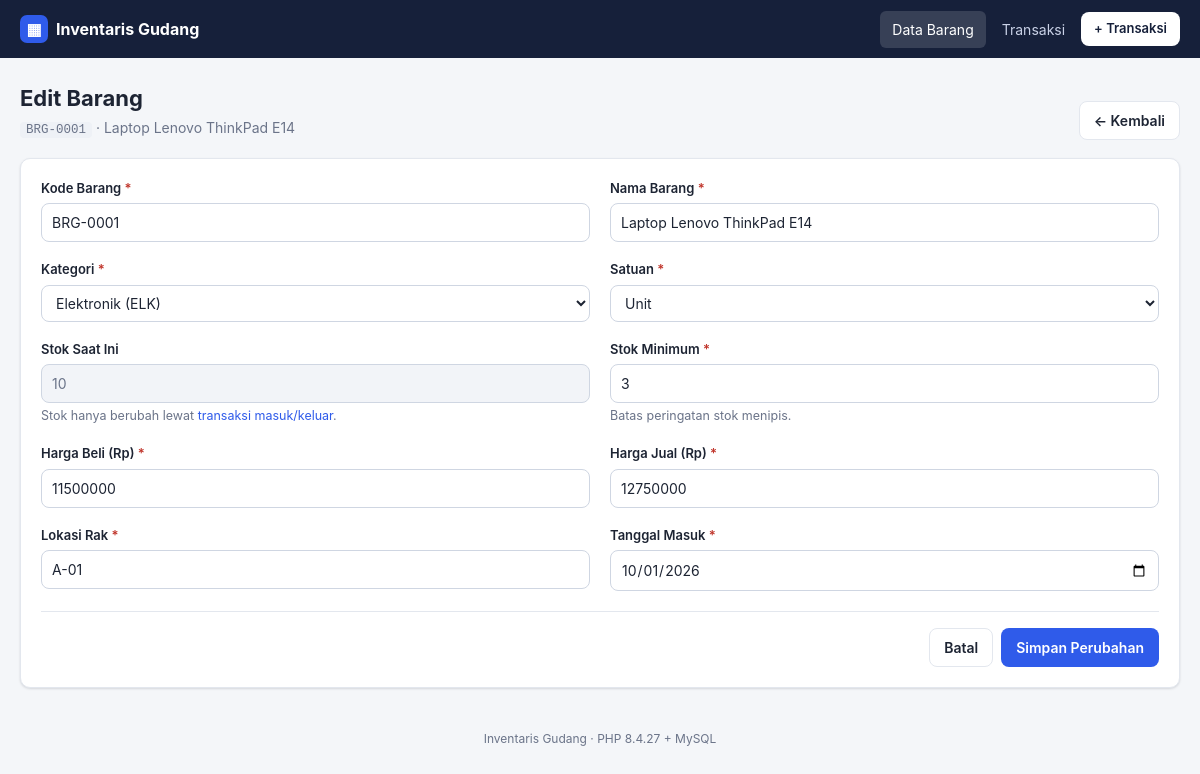
The page /edit.php?id=1 on the database its author committed.
### tables this page shows
CREATE TABLE barang (
  id_barang      INT UNSIGNED   NOT NULL AUTO_INCREMENT,
  kode_barang    VARCHAR(20)    NOT NULL,
  nama_barang    VARCHAR(100)   NOT NULL,
  id_kategori    INT UNSIGNED   NOT NULL,
  id_satuan      INT UNSIGNED   NOT NULL,
  stok           INT UNSIGNED   NOT NULL DEFAULT 0,
  stok_minimum   INT UNSIGNED   NOT NULL DEFAULT 0,
  harga_beli     DECIMAL(15,2)  NOT NULL DEFAULT 0.00,
  harga_jual     DECIMAL(15,2)  NOT NULL DEFAULT 0.00,
  lokasi_rak     VARCHAR(20)    NOT NULL,
  tanggal_masuk  DATE           NOT NULL COMMENT 'tanggal barang pertama kali didaftarkan',
  created_at     TIMESTAMP      NOT NULL DEFAULT CURRENT_TIMESTAMP,
  updated_at     TIMESTAMP      NOT NULL DEFAULT CURRENT_TIMESTAMP ON UPDATE CURRENT_TIMESTAMP,
  PRIMARY KEY (id_barang),
  UNIQUE KEY uk_barang_kode (kode_barang),
  UNIQUE KEY uk_barang_nama (nama_barang),
  KEY idx_barang_kategori (id_kategori),
  KEY idx_barang_satuan (id_satuan),
  CONSTRAINT fk_barang_kategori FOREIGN KEY (id_kategori)
    REFERENCES kategori (id_kategori) ON UPDATE CASCADE ON DELETE RESTRICT,
  CONSTRAINT fk_barang_satuan FOREIGN KEY (id_satuan)
    REFERENCES satuan (id_satuan) ON UPDATE CASCADE ON DELETE RESTRICT
);

CREATE TABLE kategori (
  id_kategori    INT UNSIGNED  NOT NULL AUTO_INCREMENT,
  kode_kategori  VARCHAR(10)   NOT NULL,
  nama_kategori  VARCHAR(50)   NOT NULL,
  keterangan     VARCHAR(255)  NULL,
  created_at     TIMESTAMP     NOT NULL DEFAULT CURRENT_TIMESTAMP,
  PRIMARY KEY (id_kategori),
  UNIQUE KEY uk_kategori_kode (kode_kategori),
  UNIQUE KEY uk_kategori_nama (nama_kategori)
);

CREATE TABLE satuan (
  id_satuan    INT UNSIGNED NOT NULL AUTO_INCREMENT,
  kode_satuan  VARCHAR(10)  NOT NULL,
  nama_satuan  VARCHAR(30)  NOT NULL,
  PRIMARY KEY (id_satuan),
  UNIQUE KEY uk_satuan_kode (kode_satuan),
  UNIQUE KEY uk_satuan_nama (nama_satuan)
);

### src/inc/functions.php (called while the page is built, shortened)
<?php
require_once __DIR__ . '/../koneksi.php';
function e($s)
{
    return htmlspecialchars((string) $s, ENT_QUOTES, 'UTF-8');
}
function get($key, $default = '')
{
    return (isset($_GET[$key]) && is_string($_GET[$key])) ? trim($_GET[$key]) : $default;
}
function err_class($errors, $field)
{
    return isset($errors[$field]) ? ' is-invalid' : '';
}
function angka($n)
{
    return number_format((float) $n, 0, ',', '.');
}
function num_input($n)
{
    $n = (string) $n;
    return preg_match('/^(\d+)\.0+$/', $n, $m) ? $m[1] : $n;
}
function get_kategori()
{
    return fetch_all('SELECT id_kategori, kode_kategori, nama_kategori FROM kategori ORDER BY nama_kategori');
}
function get_satuan()
{
    return fetch_all('SELECT id_satuan, kode_satuan, nama_satuan FROM satuan ORDER BY nama_satuan');
}

### src/koneksi.php (called while the page is built, shortened)
<?php
$db_host = getenv('DB_HOST') ?: 'localhost';
$db_user = getenv('DB_USER') ?: 'root';
$db_pass = getenv('DB_PASS') ?: '';
$koneksi = @mysql_connect($db_host, $db_user, $db_pass);
function db_query($sql)
{
    global $koneksi;
    $hasil = mysql_query($sql, $koneksi);
    return $hasil;
}
function fetch_all($sql)
{
    $hasil = db_query($sql);
    $rows = array();
    while ($row = mysql_fetch_array($hasil, MYSQL_ASSOC)) {
        $rows[] = $row;
    }
    return $rows;
}
function fetch_one($sql)
{
    $hasil = db_query($sql);
    $row = mysql_fetch_array($hasil, MYSQL_ASSOC);
    return $row ? $row : null;
}

### src/inc/form_barang.php (the view, shortened to what this page needs)
<?php
$is_edit = ($mode === 'edit');
?>
<form method="post" class="card form" novalidate>
    <div class="form-grid">
        <div class="form-group">
            <label for="kode_barang">Kode Barang <span class="req">*</span></label>
            <input type="text" id="kode_barang" name="kode_barang" maxlength="20" required
                   class="upper<?= err_class($errors, 'kode_barang') ?>" value="<?= e($data['kode_barang']) ?>" placeholder="BRG-0011">
        </div>
        <div class="form-group">
            <label for="nama_barang">Nama Barang <span class="req">*</span></label>
            <input type="text" id="nama_barang" name="nama_barang" maxlength="100" required
                   class="<?= err_class($errors, 'nama_barang') ?>" value="<?= e($data['nama_barang']) ?>" placeholder="Nama & spesifikasi barang">
        </div>
        <div class="form-group">
            <label for="id_kategori">Kategori <span class="req">*</span></label>
            <select id="id_kategori" name="id_kategori" required class="<?= err_class($errors, 'id_kategori') ?>">
                <?php foreach ($kategori as $k): ?>
                    <option value="<?= (int) $k['id_kategori'] ?>" <?= (string) $data['id_kategori'] === (string) $k['id_kategori'] ? 'selected' : '' ?>>
                        <?= e($k['nama_kategori']) ?> (<?= e($k['kode_kategori']) ?>)
                    </option>
                <?php endforeach; ?>
            </select>
        </div>
        <div class="form-group">
            <label for="id_satuan">Satuan <span class="req">*</span></label>
            <select id="id_satuan" name="id_satuan" required class="<?= err_class($errors, 'id_satuan') ?>">
                <?php foreach ($satuan as $s): ?>
                    <option value="<?= (int) $s['id_satuan'] ?>" <?= (string) $data['id_satuan'] === (string) $s['id_satuan'] ? 'selected' : '' ?>>
                        <?= e($s['nama_satuan']) ?>
                    </option>
                <?php endforeach; ?>
            </select>
        </div>
        <?php if ($is_edit): ?>
            <div class="form-group">
                <label>Stok Saat Ini</label>
                <input type="text" value="<?= angka($barang['stok']) ?>" disabled>
                <div class="hint">Stok hanya berubah lewat <a href="transaksi_tambah.php?id_barang=<?= (int) $barang['id_barang'] ?>">transaksi masuk/keluar</a>.</div>
            </div>
        <?php endif; ?>
        <div class="form-group">
            <label for="stok_minimum">Stok Minimum <span class="req">*</span></label>
            <input type="number" id="stok_minimum" name="stok_minimum" min="0" max="1000000" step="1" required
                   class="<?= err_class($errors, 'stok_minimum') ?>" value="<?= e($data['stok_minimum']) ?>">
            <div class="hint">Batas peringatan stok menipis.</div>
        </div>
        <div class="form-group">
            <label for="harga_beli">Harga Beli (Rp) <span class="req">*</span></label>
            <input type="number" id="harga_beli" name="harga_beli" min="0" step="0.01" required
                   class="<?= err_class($errors, 'harga_beli') ?>" value="<?= e($data['harga_beli']) ?>" placeholder="contoh: 45000">
        </div>
        <div class="form-group">
            <label for="harga_jual">Harga Jual (Rp) <span class="req">*</span></label>
            <input type="number" id="harga_jual" name="harga_jual" min="0" step="0.01" required
                   class="<?= err_class($errors, 'harga_jual') ?>" value="<?= e($data['harga_jual']) ?>" placeholder="contoh: 52000">
        </div>
        <div class="form-group">
            <label for="lokasi_rak">Lokasi Rak <span class="req">*</span></label>
            <input type="text" id="lokasi_rak" name="lokasi_rak" maxlength="20" required
                   class="upper<?= err_class($errors, 'lokasi_rak') ?>" value="<?= e($data['lokasi_rak']) ?>" placeholder="A-01">
        </div>
        <div class="form-group">
            <label for="tanggal_masuk">Tanggal Masuk <span class="req">*</span></label>
            <input type="date" id="tanggal_masuk" name="tanggal_masuk" max="<?= date('Y-m-d') ?>" required
                   class="<?= err_class($errors, 'tanggal_masuk') ?>" value="<?= e($data['tanggal_masuk']) ?>">
        </div>
    </div>
    <div class="form-footer">
        <a href="index.php" class="btn btn-ghost">Batal</a>
        <button type="submit" class="btn btn-primary"><?= $is_edit ? 'Simpan Perubahan' : 'Simpan Barang' ?></button>
    </div>
</form>

### src/edit.php (shortened to what this page needs)
<?php
require __DIR__ . '/inc/functions.php';
$mode = 'edit';
$id = get('id');
$id = (int) $id;
$barang = fetch_one("SELECT * FROM barang WHERE id_barang = $id");
$kategori = get_kategori();
$satuan   = get_satuan();
$errors   = array();
$data = array(
    'kode_barang'   => $barang['kode_barang'],
    'nama_barang'   => $barang['nama_barang'],
    'id_kategori'   => $barang['id_kategori'],
    'id_satuan'     => $barang['id_satuan'],
    'stok_minimum'  => $barang['stok_minimum'],
    'harga_beli'    => num_input($barang['harga_beli']),
    'harga_jual'    => num_input($barang['harga_jual']),
    'lokasi_rak'    => $barang['lokasi_rak'],
    'tanggal_masuk' => $barang['tanggal_masuk'],
);
include __DIR__ . '/inc/header.php';
?>
<div class="page-head">
    <div>
        <h1>Edit Barang</h1>
        <p class="muted"><code><?= e($barang['kode_barang']) ?></code> &middot; <?= e($barang['nama_barang']) ?></p>
    </div>
    <a href="index.php" class="btn btn-ghost">&larr; Kembali</a>
</div>
<?php include __DIR__ . '/inc/form_barang.php'; ?>
<?php include __DIR__ . '/inc/footer.php'; ?>

### src/assets/style.css (style rules this page uses)
:root { --bg: #f4f6f9; --surface: #ffffff; --border: #e3e7ee; --text: #1d2433; --muted: #6b7489; --primary: #2f5bea; --primary-dark: #2148c4; --success: #12805c; --success-bg: #e7f6ef; --warning: #a15c00; --warning-bg: #fff4e0; --danger: #c0352b; --danger-bg: #fdecea; --radius: 10px; --shadow: 0 1px 2px rgba(16, 24, 40, .06), 0 1px 3px rgba(16, 24, 40, .08); }
* { box-sizing: border-box; }
html, body { margin: 0; }
body { font-family: -apple-system, BlinkMacSystemFont, "Segoe UI", Roboto, "Helvetica Neue", Arial, sans-serif; font-size: 14px; line-height: 1.5; color: var(--text); background: var(--bg); }
a { color: var(--primary); text-decoration: none; }
code { font-family: ui-monospace, SFMono-Regular, Menlo, Consolas, monospace; font-size: 12.5px; background: #eef1f6; padding: 1px 6px; border-radius: 4px; }
h1 { font-size: 22px; margin: 0 0 2px; }
.muted { color: var(--muted); }
.req { color: var(--danger); }
.page-head { display: flex; align-items: flex-end; justify-content: space-between; gap: 16px; margin-bottom: 18px; flex-wrap: wrap; }
.page-head p { margin: 0; }
.btn { display: inline-flex; align-items: center; justify-content: center; gap: 6px; border: 1px solid transparent; border-radius: 8px; padding: 8px 14px; font: inherit; font-weight: 600; cursor: pointer; white-space: nowrap; background: #e9edf4; color: var(--text); transition: background .15s, border-color .15s; }
.btn-primary { background: var(--primary); color: #fff; }
.btn-ghost { background: var(--surface); border-color: var(--border); color: var(--text); }
.card { background: var(--surface); border: 1px solid var(--border); border-radius: var(--radius); box-shadow: var(--shadow); margin-bottom: 18px; }
.form { padding: 20px; }
.form-grid { display: grid; grid-template-columns: repeat(2, minmax(0, 1fr)); gap: 4px 20px; }
.form-group { margin-bottom: 14px; display: flex; flex-direction: column; }
label { font-weight: 600; font-size: 13px; margin-bottom: 5px; }
input[type=text], input[type=number], input[type=date], input[type=search], select { font: inherit; color: var(--text); background: #fff; border: 1px solid #cfd6e2; border-radius: 8px; padding: 8px 10px; width: 100%; transition: border-color .15s, box-shadow .15s; }
input:disabled { background: #f2f4f8; color: var(--muted); }
input.upper { text-transform: uppercase; }
.hint { color: var(--muted); font-size: 12.5px; margin-top: 4px; }
.form-footer { display: flex; justify-content: flex-end; gap: 8px; border-top: 1px solid var(--border); padding-top: 16px; margin-top: 6px; }

### rows shown on the page
barang: kode_barang "BRG-0001", nama_barang "Laptop Lenovo ThinkPad E14", id_kategori "Elektronik (ELK)", id_satuan "Unit", stok "10", stok_minimum "3", harga_beli "11500000", harga_jual "12750000", lokasi_rak "A-01", tanggal_masuk "10/01/2026"

### other values the page prints
PHP_VERSION "8.4.27"
